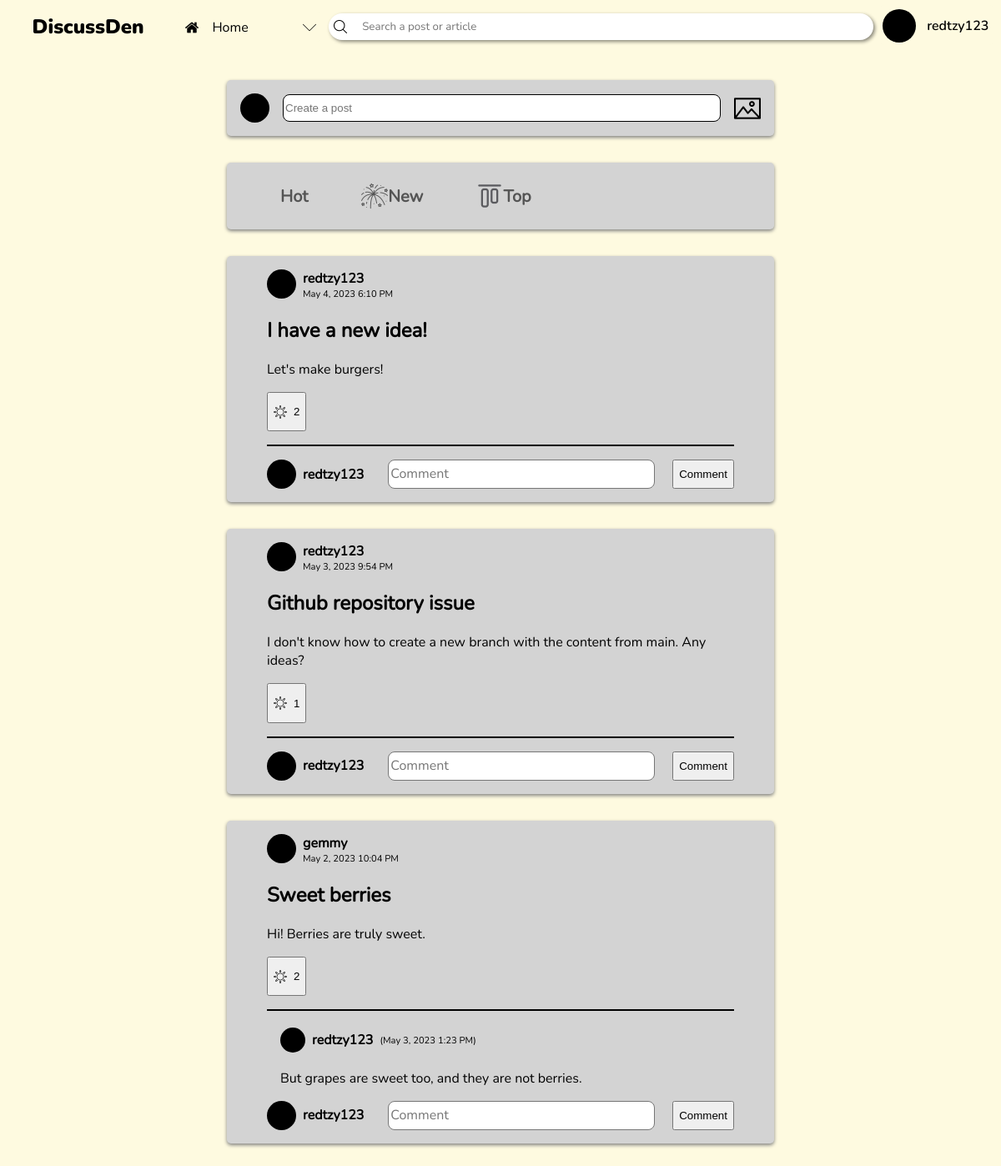
Before: /home.php (signed in) with the older database file.
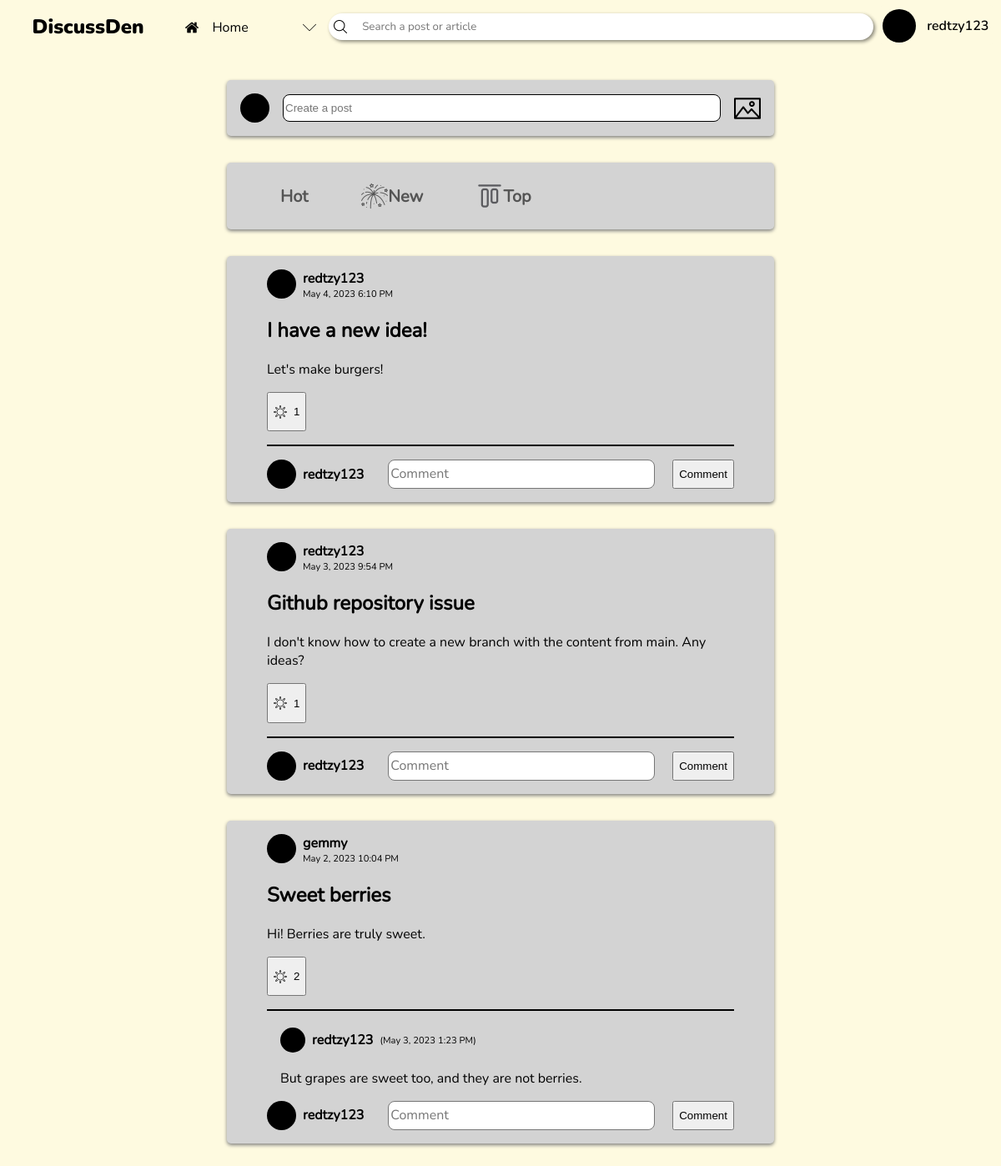
After: the same page with the newer database file.
### tables this page shows
CREATE TABLE posts (id INTEGER PRIMARY KEY AUTOINCREMENT NOT NULL UNIQUE, user_id TEXT REFERENCES users (user_id) NOT NULL, title TEXT NOT NULL, content TEXT NOT NULL, date, likes);

CREATE TABLE users (user_id INTEGER PRIMARY KEY AUTOINCREMENT, username TEXT UNIQUE NOT NULL, password TEXT NOT NULL, link TEXT NOT NULL, recent_searches);

CREATE TABLE comments (comment_id INTEGER PRIMARY KEY AUTOINCREMENT UNIQUE NOT NULL, post_id INTEGER REFERENCES posts (id) ON DELETE NO ACTION NOT NULL, name TEXT, content TEXT NOT NULL, date);

### home.php (the view, shortened to what this page needs)
<!DOCTYPE html>
<html lang="en">
<head>
    <link rel="stylesheet" href="header.css">
    <link rel="stylesheet" href="post-boxes.css">
</head>
<body>
    <?php include "header.php"?>
    <div class="input-section">
        <div class="post-tab">
            <svg width=35 height=35>
                <circle cx=17.5 cy=17.5 r=17.5 fill=black/>
            </svg>
            <input type="text" placeholder="Create a post" onclick="window.location.href='create-a-post.php'">
            <img src="img/image.png" alt="" class="icon">
        </div>
        <div class="post-tab">
            <div class="group">
                <a href="#" class="reddit-button">
                    <span class="txt-hot"><span>Hot</span></span>
                </a>
            </div>
            <div class="group">
                <a href="#" class="reddit-button">
                    <img src="img/new.png" alt="" class="icon" />
                    <span class="new"><span>New</span></span>
                </a>
            </div>
            <div class="group">
                <a href="#" class="reddit-button">
                    <img src="img/top.png" alt="" class="icon" />
                    <span class="top"><span>Top</span></span>
                </a>
            </div>
        </div>
    </div>
    <section class="post-section">
    <?php
        $stmt = $db -> prepare('SELECT * FROM posts');
        $stmt -> execute();
        $posts = $stmt -> fetchAll(PDO::FETCH_ASSOC);
        foreach (array_reverse($posts) as $post) {
            $stmt = $db -> prepare('SELECT * FROM users WHERE user_id = :userID');
            $stmt -> bindParam(':userID', $post['user_id'], PDO::PARAM_INT);
            $stmt -> execute();
            $post_user = $stmt -> fetch(PDO::FETCH_ASSOC);
            echo    '<div class="post-container">
                        <div class="post-user">
                            <svg width=35 height=35>
                                <circle cx=17.5 cy=17.5 r=17.5 fill=black/>
                            </svg>
                            <h4 class="username">' . $post_user['username'] . '</h4>
                            <p>' . $post['date'] . '</p>
                        </div>
                        <div class="post-content">
                            <h2>' . $post['title'] . '</h2>
                            <p>' . $post['content'] . '</p>';
            if (isset($_SESSION['username'])) {
                echo '<button class="like" data-id="' . $post['id'] . '">';
                if (($likes = json_decode($post['likes'])) !== NULL) {
                    echo '<p class="likes">' . count(json_decode($post['likes'])) . '</p>';
                }
                    echo '<img class="like-state" ';
                        if(!((array_search($_SESSION['username'], json_decode($post['likes']))) === false)) {
                            echo 'src="img/burning-sun.png"';
                        } else {
                            echo 'src="img/crescent-moon.png"';
                        }
                    echo '/>
                </button>';
            } else {
                echo '<button disabled>Like</button>';
            }
            echo '</div><hr>';
            $stmt = $db -> prepare('SELECT * FROM comments WHERE post_id = :post_id');
            $stmt -> bindParam(':post_id', $post['id'], PDO::PARAM_INT);
            $stmt -> execute();
            $comments = $stmt -> fetchAll(PDO::FETCH_ASSOC);
            foreach ($comments as $comment) {
                echo    '<div class="comment-container">
                            <div>
                                <svg width=30 height=30>
                                    <circle cx=15 cy=15 r=15 fill=black/>
                                </svg>
                                <h4 class="username">' . $comment['name'] . '</h4>
                                <p>(' . $comment['date'] . ')</p>
                            </div>
                            <p>' . $comment['content'] . '</p>
                        </div>';
            }
            echo '
                    <form method="post" action="add_comment.php" class="comment-box">
                        <input type="hidden" name="post_id" value="' . $post['id'] . '">
                ';
            if (isset($_SESSION['username'])) {
                echo '
                        <input type="hidden" name="username" value="' . $_SESSION['username'] . '">
                        <div>
                            <svg width=35 height=35>
                                <circle cx=17.5 cy=17.5 r=17.5 fill=black/>
                            </svg>
                            <h4 class="username">' . $_SESSION['username'] . '</h4>
                        </div>
                        <textarea name="comment" placeholder="Comment"></textarea>
                        <input type="submit" value="Comment">
                        ';
            } else {
                echo '
                        <input type="hidden" name="username" value="Anonymous">
            '; }
            echo '</form></div>';
        }
    ?>
    </section>
</body>
</html>

### header.php (shortened to what this page needs)
<header>
    <h2>DiscussDen</h2>
    <div id="tab-box" tabindex=0>
        <?php
            if ($_SERVER['PHP_SELF'] == '/CCS222-Project/home.php') {
                echo '
                <div class="tab-option" first-option tabindex=-1>
                    <img src="img/home.png" alt="" class="icon">
                    <p>Home</p>
                </div>
                <div class="tab-option" onclick="window.location.href=\'communities.php\'" tabindex=-1>
                    <img src="img/add.png" alt="" class="icon">
                    <p>Communities</p>
                </div>
                <div class="tab-option" onclick="window.location.href=\'trending.php\'" tabindex=-1>
                    <img src="img/trend.png" alt="" class="icon">
                    <p>Trending</p>
                </div>
                ';
            }
        ?>
        <img src="img/drop down.png" alt="" class="dropdown icon">
    </div>
    <form action="" method="post" id="searchbar">
        <img src="img/search.png" alt="" class="icon">
        <input name="search" type="search" placeholder="Search a post or article" autocomplete="off" tabindex=0>
    </form>
    <?php if(isset($_SESSION['username'])) {
        echo '
        <div id="user-btn" tabindex=0>
            <svg width=50 height=50>
                <circle cx=25 cy=25 r=25 fill=black />
            </svg>
            <p class="username">' . $_SESSION['username'] . '</p>
            <div class="tab-option" name="logout" tabindex=-1>
                <img src="img/add.png" alt="" class="icon">
                <p>Log out</p>
            </div>
        </div>
        ';
    } else {
        echo '<a href="login.php" tabindex=3>Log In or Sign Up</a>';
    } ?>
</header>

### header.css (style rules this page uses)
body { --dark-color-1: #283618; --dark-color-2: #606c38; --medium-color: #bc6c25; --light-color-1: #dda15e; --light-color-2: #fefae0; background-color: var(--light-color-2); margin: 0; overflow-y: overlay; }
header { position: fixed; inset: 0 0 auto; height: 4rem; background-color: var(--light-color-2); display: flex; justify-content: space-evenly; align-items: center; z-index: 1; }
header h2, header p { user-select: none; }
header > h2 { font-family: nunito-black; margin: 0 2rem; }
.icon { width: 1rem; }
#tab-box { background-color: var(--light-color-2); align-self: flex-start; margin-top: 0.85rem; position: relative; display: flex; flex-direction: column; width: 11rem; border-radius: 0.5rem; max-height: 2.25rem; overflow: hidden; outline: solid 2px transparent; outline-offset: -2px; transition: 400ms cubic-bezier(0.445, 0.05, 0.55, 0.95); }
.tab-option { padding: 0.5em 0.7em; display: flex; align-items: center; }
.tab-option > img { object-fit: contain; }
.tab-option > p { margin: 0; margin-left: 1rem; font-family: nunito-reg; }
.dropdown.icon { position: absolute; right: 0.5rem; top: 0.7rem; align-self: center; }
#searchbar { display: flex; align-items: center; background-color: white; border-radius: 2rem; box-shadow: 2px 2px 4px #0007; padding: 0.4rem; width: 40rem; position: relative; isolation: isolate; }
#searchbar > input { background: none; border: none; outline: none; width: 100%; margin-left: 1rem; font-family: nunito-reg; color: black; }
#user-btn { background-color: var(--light-color-2); display: grid; grid-template-columns: auto auto; align-items: center; align-self: flex-start; max-height: 3.0rem; margin-top: 0.35rem; border-radius: 0.5rem; outline: solid 2px transparent; outline-offset: -2px; overflow: hidden; transition: max-height 400ms, outline 500ms, background-color 400ms; }
#user-btn > svg { transform: scale(0.8); }
#user-btn > .username { padding-inline: 0.5rem; margin: 0; font-family: nunito-semibold; font-size: 1rem; }

### post-boxes.css (style rules this page uses)
h4.username { margin: 0; margin-inline: 0.5rem; }
.input-section { margin-top: 6rem; }
.post-tab { width: calc(100% - 36rem); background-color: lightgray; display: flex; align-items: center; margin: 2rem auto 0; padding: 1rem; border-radius: 0.3rem; box-shadow: 0 2px 4px 0 gray; font-family: nunito-reg; }
.post-tab input { flex-grow: 1; background-color: white; height: 1.8rem; margin-inline: 1rem; border-radius: 0.5rem; border: 1px solid; }
.post-tab img { width: 2rem; }
.group { margin-right: 2rem; font-style: bold; font-weight: 800; font-size: 20px; }
.reddit-button { padding: 8px 16px; border-radius: 4px; cursor: pointer; text-decoration: none; color: inherit; opacity: 0.6; transition: opacity 0.3s, border-color 0.3s; display: flex; align-items: center; }
.post-section { width: calc(100% - 30rem); display: flex; flex-direction: column; margin-inline: auto; margin-bottom: 2rem; }
.post-container { background-color: lightgray; display: flex; flex-direction: column; margin: 2rem 2rem 0; padding: 1rem 3rem; border-radius: 0.3rem; box-shadow: 0 2px 4px 0 gray; font-family: nunito-reg; }
.post-container hr { border: none; width: 100%; height: 2px; background-color: black; margin-block: 1rem; }
.post-user { display: grid; grid-template-rows: auto auto; grid-template-columns: auto auto; width: fit-content; }
.post-user * { grid-column: 2; margin: 0; }
.post-user svg { grid-column: 1; grid-row: 1 / span 2; }
.post-user p { font-size: 0.7rem; margin-left: 0.5rem; }
button.like { display: flex; flex-direction: row-reverse; align-items: center; column-gap: 0.5rem; }
img.like-state { max-width: 1rem; }
.comment-container { margin-left: 1rem; }
.comment-container div { display: flex; align-items: center; }
.comment-container div p { font-size: 0.7rem; }
form.comment-box { display: flex; align-items: flex-end; --height: 35px; }
form.comment-box div { display: flex; align-items: center; }
form.comment-box input[type="submit"] { height: var(--height); }
form.comment-box textarea { resize: none; margin-inline: 1.3rem; border-radius: 0.5rem; padding-block: calc(var(--height) / 7); flex-grow: 1; box-sizing: border-box; overflow-y: hidden; height: var(--height); min-height: var(--height); font-family: nunito-reg; font-size: 1rem; }

Changed rows visible on the page:
changed posts "I have a new idea!": likes "2" → "1"
